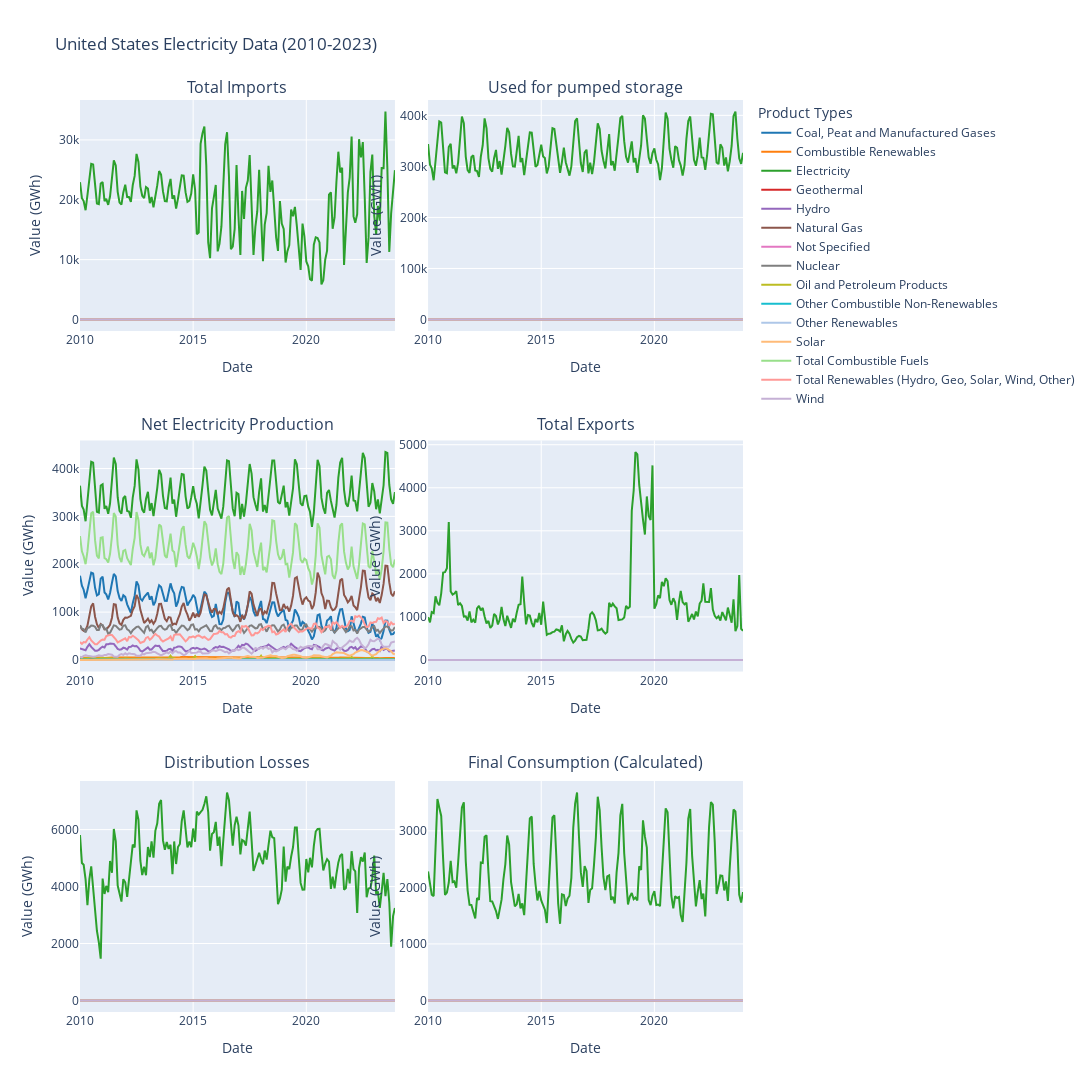

Notebook cell for this chart:
### Code cell
plotInfo("United States")

### Figure 1 — Plotly figure (JSON) as saved in the notebook; plotly's stock layout.template omitted (floating-point values rounded to 4 significant figures; data arrays with more than 128 entries replaced by an {"elided": "..."} marker saying what was removed)
{"data": [{"line": {"width": 2}, "marker": {"color": "#1f77b4"}, "mode": "lines", "name": "Coal, Peat and Manufactured Gases", "showlegend": true, "type": "scatter", "x": {"elided": "168 str values"}, "xaxis": "x", "y": {"elided": "168 float values"}, "yaxis": "y"}, {"line": {"width": 2}, "marker": {"color": "#ff7f0e"}, "mode": "lines", "name": "Combustible Renewables", "showlegend": true, "type": "scatter", "x": {"elided": "168 str values"}, "xaxis": "x", "y": {"elided": "168 float values"}, "yaxis": "y"}, {"line": {"width": 2}, "marker": {"color": "#2ca02c"}, "mode": "lines", "name": "Electricity", "showlegend": true, "type": "scatter", "x": {"elided": "168 str values"}, "xaxis": "x", "y": {"elided": "168 float values"}, "yaxis": "y"}, {"line": {"width": 2}, "marker": {"color": "#d62728"}, "mode": "lines", "name": "Geothermal", "showlegend": true, "type": "scatter", "x": {"elided": "168 str values"}, "xaxis": "x", "y": {"elided": "168 float values"}, "yaxis": "y"}, {"line": {"width": 2}, "marker": {"color": "#9467bd"}, "mode": "lines", "name": "Hydro", "showlegend": true, "type": "scatter", "x": {"elided": "168 str values"}, "xaxis": "x", "y": {"elided": "168 float values"}, "yaxis": "y"}, {"line": {"width": 2}, "marker": {"color": "#8c564b"}, "mode": "lines", "name": "Natural Gas", "showlegend": true, "type": "scatter", "x": {"elided": "168 str values"}, "xaxis": "x", "y": {"elided": "168 float values"}, "yaxis": "y"}, {"line": {"width": 2}, "marker": {"color": "#e377c2"}, "mode": "lines", "name": "Not Specified", "showlegend": true, "type": "scatter", "x": {"elided": "168 str values"}, "xaxis": "x", "y": {"elided": "168 float values"}, "yaxis": "y"}, {"line": {"width": 2}, "marker": {"color": "#7f7f7f"}, "mode": "lines", "name": "Nuclear", "showlegend": true, "type": "scatter", "x": {"elided": "168 str values"}, "xaxis": "x", "y": {"elided": "168 float values"}, "yaxis": "y"}, {"line": {"width": 2}, "marker": {"color": "#bcbd22"}, "mode": "lines", "name": "Oil and Petroleum Products", "showlegend": true, "type": "scatter", "x": {"elided": "168 str values"}, "xaxis": "x", "y": {"elided": "168 float values"}, "yaxis": "y"}, {"line": {"width": 2}, "marker": {"color": "#17becf"}, "mode": "lines", "name": "Other Combustible Non-Renewables", "showlegend": true, "type": "scatter", "x": {"elided": "168 str values"}, "xaxis": "x", "y": {"elided": "168 float values"}, "yaxis": "y"}, {"line": {"width": 2}, "marker": {"color": "#aec7e8"}, "mode": "lines", "name": "Other Renewables", "showlegend": true, "type": "scatter", "x": {"elided": "168 str values"}, "xaxis": "x", "y": {"elided": "168 float values"}, "yaxis": "y"}, {"line": {"width": 2}, "marker": {"color": "#ffbb78"}, "mode": "lines", "name": "Solar", "showlegend": true, "type": "scatter", "x": {"elided": "168 str values"}, "xaxis": "x", "y": {"elided": "168 float values"}, "yaxis": "y"}, {"line": {"width": 2}, "marker": {"color": "#98df8a"}, "mode": "lines", "name": "Total Combustible Fuels", "showlegend": true, "type": "scatter", "x": {"elided": "168 str values"}, "xaxis": "x", "y": {"elided": "168 float values"}, "yaxis": "y"}, {"line": {"width": 2}, "marker": {"color": "#ff9896"}, "mode": "lines", "name": "Total Renewables (Hydro, Geo, Solar, Wind, Other)", "showlegend": true, "type": "scatter", "x": {"elided": "168 str values"}, "xaxis": "x", "y": {"elided": "168 float values"}, "yaxis": "y"}, {"line": {"width": 2}, "marker": {"color": "#c5b0d5"}, "mode": "lines", "name": "Wind", "showlegend": true, "type": "scatter", "x": {"elided": "168 str values"}, "xaxis": "x", "y": {"elided": "168 float values"}, "yaxis": "y"}, {"line": {"width": 2}, "marker": {"color": "#1f77b4"}, "mode": "lines", "name": "Coal, Peat and Manufactured Gases", "showlegend": false, "type": "scatter", "x": {"elided": "168 str values"}, "xaxis": "x2", "y": {"elided": "168 float values"}, "yaxis": "y2"}, {"line": {"width": 2}, "marker": {"color": "#ff7f0e"}, "mode": "lines", "name": "Combustible Renewables", "showlegend": false, "type": "scatter", "x": {"elided": "168 str values"}, "xaxis": "x2", "y": {"elided": "168 float values"}, "yaxis": "y2"}, {"line": {"width": 2}, "marker": {"color": "#2ca02c"}, "mode": "lines", "name": "Electricity", "showlegend": false, "type": "scatter", "x": {"elided": "168 str values"}, "xaxis": "x2", "y": {"elided": "168 float values"}, "yaxis": "y2"}, {"line": {"width": 2}, "marker": {"color": "#d62728"}, "mode": "lines", "name": "Geothermal", "showlegend": false, "type": "scatter", "x": {"elided": "168 str values"}, "xaxis": "x2", "y": {"elided": "168 float values"}, "yaxis": "y2"}, {"line": {"width": 2}, "marker": {"color": "#9467bd"}, "mode": "lines", "name": "Hydro", "showlegend": false, "type": "scatter", "x": {"elided": "168 str values"}, "xaxis": "x2", "y": {"elided": "168 float values"}, "yaxis": "y2"}, {"line": {"width": 2}, "marker": {"color": "#8c564b"}, "mode": "lines", "name": "Natural Gas", "showlegend": false, "type": "scatter", "x": {"elided": "168 str values"}, "xaxis": "x2", "y": {"elided": "168 float values"}, "yaxis": "y2"}, {"line": {"width": 2}, "marker": {"color": "#e377c2"}, "mode": "lines", "name": "Not Specified", "showlegend": false, "type": "scatter", "x": {"elided": "168 str values"}, "xaxis": "x2", "y": {"elided": "168 float values"}, "yaxis": "y2"}, {"line": {"width": 2}, "marker": {"color": "#7f7f7f"}, "mode": "lines", "name": "Nuclear", "showlegend": false, "type": "scatter", "x": {"elided": "168 str values"}, "xaxis": "x2", "y": {"elided": "168 float values"}, "yaxis": "y2"}, {"line": {"width": 2}, "marker": {"color": "#bcbd22"}, "mode": "lines", "name": "Oil and Petroleum Products", "showlegend": false, "type": "scatter", "x": {"elided": "168 str values"}, "xaxis": "x2", "y": {"elided": "168 float values"}, "yaxis": "y2"}, {"line": {"width": 2}, "marker": {"color": "#17becf"}, "mode": "lines", "name": "Other Combustible Non-Renewables", "showlegend": false, "type": "scatter", "x": {"elided": "168 str values"}, "xaxis": "x2", "y": {"elided": "168 float values"}, "yaxis": "y2"}, {"line": {"width": 2}, "marker": {"color": "#aec7e8"}, "mode": "lines", "name": "Other Renewables", "showlegend": false, "type": "scatter", "x": {"elided": "168 str values"}, "xaxis": "x2", "y": {"elided": "168 float values"}, "yaxis": "y2"}, {"line": {"width": 2}, "marker": {"color": "#ffbb78"}, "mode": "lines", "name": "Solar", "showlegend": false, "type": "scatter", "x": {"elided": "168 str values"}, "xaxis": "x2", "y": {"elided": "168 float values"}, "yaxis": "y2"}, {"line": {"width": 2}, "marker": {"color": "#98df8a"}, "mode": "lines", "name": "Total Combustible Fuels", "showlegend": false, "type": "scatter", "x": {"elided": "168 str values"}, "xaxis": "x2", "y": {"elided": "168 float values"}, "yaxis": "y2"}, {"line": {"width": 2}, "marker": {"color": "#ff9896"}, "mode": "lines", "name": "Total Renewables (Hydro, Geo, Solar, Wind, Other)", "showlegend": false, "type": "scatter", "x": {"elided": "168 str values"}, "xaxis": "x2", "y": {"elided": "168 float values"}, "yaxis": "y2"}, {"line": {"width": 2}, "marker": {"color": "#c5b0d5"}, "mode": "lines", "name": "Wind", "showlegend": false, "type": "scatter", "x": {"elided": "168 str values"}, "xaxis": "x2", "y": {"elided": "168 float values"}, "yaxis": "y2"}, {"line": {"width": 2}, "marker": {"color": "#1f77b4"}, "mode": "lines", "name": "Coal, Peat and Manufactured Gases", "showlegend": false, "type": "scatter", "x": {"elided": "168 str values"}, "xaxis": "x3", "y": {"elided": "168 float values"}, "yaxis": "y3"}, {"line": {"width": 2}, "marker": {"color": "#ff7f0e"}, "mode": "lines", "name": "Combustible Renewables", "showlegend": false, "type": "scatter", "x": {"elided": "168 str values"}, "xaxis": "x3", "y": {"elided": "168 float values"}, "yaxis": "y3"}, {"line": {"width": 2}, "marker": {"color": "#2ca02c"}, "mode": "lines", "name": "Electricity", "showlegend": false, "type": "scatter", "x": {"elided": "168 str values"}, "xaxis": "x3", "y": {"elided": "168 float values"}, "yaxis": "y3"}, {"line": {"width": 2}, "marker": {"color": "#d62728"}, "mode": "lines", "name": "Geothermal", "showlegend": false, "type": "scatter", "x": {"elided": "168 str values"}, "xaxis": "x3", "y": {"elided": "168 float values"}, "yaxis": "y3"}, {"line": {"width": 2}, "marker": {"color": "#9467bd"}, "mode": "lines", "name": "Hydro", "showlegend": false, "type": "scatter", "x": {"elided": "168 str values"}, "xaxis": "x3", "y": {"elided": "168 float values"}, "yaxis": "y3"}, {"line": {"width": 2}, "marker": {"color": "#8c564b"}, "mode": "lines", "name": "Natural Gas", "showlegend": false, "type": "scatter", "x": {"elided": "168 str values"}, "xaxis": "x3", "y": {"elided": "168 float values"}, "yaxis": "y3"}, {"line": {"width": 2}, "marker": {"color": "#e377c2"}, "mode": "lines", "name": "Not Specified", "showlegend": false, "type": "scatter", "x": {"elided": "168 str values"}, "xaxis": "x3", "y": {"elided": "168 float values"}, "yaxis": "y3"}, {"line": {"width": 2}, "marker": {"color": "#7f7f7f"}, "mode": "lines", "name": "Nuclear", "showlegend": false, "type": "scatter", "x": {"elided": "168 str values"}, "xaxis": "x3", "y": {"elided": "168 float values"}, "yaxis": "y3"}, {"line": {"width": 2}, "marker": {"color": "#bcbd22"}, "mode": "lines", "name": "Oil and Petroleum Products", "showlegend": false, "type": "scatter", "x": {"elided": "168 str values"}, "xaxis": "x3", "y": {"elided": "168 float values"}, "yaxis": "y3"}, {"line": {"width": 2}, "marker": {"color": "#17becf"}, "mode": "lines", "name": "Other Combustible Non-Renewables", "showlegend": false, "type": "scatter", "x": {"elided": "168 str values"}, "xaxis": "x3", "y": {"elided": "168 float values"}, "yaxis": "y3"}, {"line": {"width": 2}, "marker": {"color": "#aec7e8"}, "mode": "lines", "name": "Other Renewables", "showlegend": false, "type": "scatter", "x": {"elided": "168 str values"}, "xaxis": "x3", "y": {"elided": "168 float values"}, "yaxis": "y3"}, {"line": {"width": 2}, "marker": {"color": "#ffbb78"}, "mode": "lines", "name": "Solar", "showlegend": false, "type": "scatter", "x": {"elided": "168 str values"}, "xaxis": "x3", "y": {"elided": "168 float values"}, "yaxis": "y3"}, {"line": {"width": 2}, "marker": {"color": "#98df8a"}, "mode": "lines", "name": "Total Combustible Fuels", "showlegend": false, "type": "scatter", "x": {"elided": "168 str values"}, "xaxis": "x3", "y": {"elided": "168 float values"}, "yaxis": "y3"}, {"line": {"width": 2}, "marker": {"color": "#ff9896"}, "mode": "lines", "name": "Total Renewables (Hydro, Geo, Solar, Wind, Other)", "showlegend": false, "type": "scatter", "x": {"elided": "168 str values"}, "xaxis": "x3", "y": {"elided": "168 float values"}, "yaxis": "y3"}, {"line": {"width": 2}, "marker": {"color": "#c5b0d5"}, "mode": "lines", "name": "Wind", "showlegend": false, "type": "scatter", "x": {"elided": "168 str values"}, "xaxis": "x3", "y": {"elided": "168 float values"}, "yaxis": "y3"}, {"line": {"width": 2}, "marker": {"color": "#1f77b4"}, "mode": "lines", "name": "Coal, Peat and Manufactured Gases", "showlegend": false, "type": "scatter", "x": {"elided": "168 str values"}, "xaxis": "x4", "y": {"elided": "168 float values"}, "yaxis": "y4"}, {"line": {"width": 2}, "marker": {"color": "#ff7f0e"}, "mode": "lines", "name": "Combustible Renewables", "showlegend": false, "type": "scatter", "x": {"elided": "168 str values"}, "xaxis": "x4", "y": {"elided": "168 float values"}, "yaxis": "y4"}, {"line": {"width": 2}, "marker": {"color": "#2ca02c"}, "mode": "lines", "name": "Electricity", "showlegend": false, "type": "scatter", "x": {"elided": "168 str values"}, "xaxis": "x4", "y": {"elided": "168 float values"}, "yaxis": "y4"}, {"line": {"width": 2}, "marker": {"color": "#d62728"}, "mode": "lines", "name": "Geothermal", "showlegend": false, "type": "scatter", "x": {"elided": "168 str values"}, "xaxis": "x4", "y": {"elided": "168 float values"}, "yaxis": "y4"}, {"line": {"width": 2}, "marker": {"color": "#9467bd"}, "mode": "lines", "name": "Hydro", "showlegend": false, "type": "scatter", "x": {"elided": "168 str values"}, "xaxis": "x4", "y": {"elided": "168 float values"}, "yaxis": "y4"}, {"line": {"width": 2}, "marker": {"color": "#8c564b"}, "mode": "lines", "name": "Natural Gas", "showlegend": false, "type": "scatter", "x": {"elided": "168 str values"}, "xaxis": "x4", "y": {"elided": "168 float values"}, "yaxis": "y4"}, {"line": {"width": 2}, "marker": {"color": "#e377c2"}, "mode": "lines", "name": "Not Specified", "showlegend": false, "type": "scatter", "x": {"elided": "168 str values"}, "xaxis": "x4", "y": {"elided": "168 float values"}, "yaxis": "y4"}, {"line": {"width": 2}, "marker": {"color": "#7f7f7f"}, "mode": "lines", "name": "Nuclear", "showlegend": false, "type": "scatter", "x": {"elided": "168 str values"}, "xaxis": "x4", "y": {"elided": "168 float values"}, "yaxis": "y4"}, {"line": {"width": 2}, "marker": {"color": "#bcbd22"}, "mode": "lines", "name": "Oil and Petroleum Products", "showlegend": false, "type": "scatter", "x": {"elided": "168 str values"}, "xaxis": "x4", "y": {"elided": "168 float values"}, "yaxis": "y4"}, {"line": {"width": 2}, "marker": {"color": "#17becf"}, "mode": "lines", "name": "Other Combustible Non-Renewables", "showlegend": false, "type": "scatter", "x": {"elided": "168 str values"}, "xaxis": "x4", "y": {"elided": "168 float values"}, "yaxis": "y4"}, {"line": {"width": 2}, "marker": {"color": "#aec7e8"}, "mode": "lines", "name": "Other Renewables", "showlegend": false, "type": "scatter", "x": {"elided": "168 str values"}, "xaxis": "x4", "y": {"elided": "168 float values"}, "yaxis": "y4"}, {"line": {"width": 2}, "marker": {"color": "#ffbb78"}, "mode": "lines", "name": "Solar", "showlegend": false, "type": "scatter", "x": {"elided": "168 str values"}, "xaxis": "x4", "y": {"elided": "168 float values"}, "yaxis": "y4"}, {"line": {"width": 2}, "marker": {"color": "#98df8a"}, "mode": "lines", "name": "Total Combustible Fuels", "showlegend": false, "type": "scatter", "x": {"elided": "168 str values"}, "xaxis": "x4", "y": {"elided": "168 float values"}, "yaxis": "y4"}, {"line": {"width": 2}, "marker": {"color": "#ff9896"}, "mode": "lines", "name": "Total Renewables (Hydro, Geo, Solar, Wind, Other)", "showlegend": false, "type": "scatter", "x": {"elided": "168 str values"}, "xaxis": "x4", "y": {"elided": "168 float values"}, "yaxis": "y4"}, {"line": {"width": 2}, "marker": {"color": "#c5b0d5"}, "mode": "lines", "name": "Wind", "showlegend": false, "type": "scatter", "x": {"elided": "168 str values"}, "xaxis": "x4", "y": {"elided": "168 float values"}, "yaxis": "y4"}, {"line": {"width": 2}, "marker": {"color": "#1f77b4"}, "mode": "lines", "name": "Coal, Peat and Manufactured Gases", "showlegend": false, "type": "scatter", "x": {"elided": "168 str values"}, "xaxis": "x5", "y": {"elided": "168 float values"}, "yaxis": "y5"}, {"line": {"width": 2}, "marker": {"color": "#ff7f0e"}, "mode": "lines", "name": "Combustible Renewables", "showlegend": false, "type": "scatter", "x": {"elided": "168 str values"}, "xaxis": "x5", "y": {"elided": "168 float values"}, "yaxis": "y5"}, {"line": {"width": 2}, "marker": {"color": "#2ca02c"}, "mode": "lines", "name": "Electricity", "showlegend": false, "type": "scatter", "x": {"elided": "168 str values"}, "xaxis": "x5", "y": {"elided": "168 float values"}, "yaxis": "y5"}, {"line": {"width": 2}, "marker": {"color": "#d62728"}, "mode": "lines", "name": "Geothermal", "showlegend": false, "type": "scatter", "x": {"elided": "168 str values"}, "xaxis": "x5", "y": {"elided": "168 float values"}, "yaxis": "y5"}, {"line": {"width": 2}, "marker": {"color": "#9467bd"}, "mode": "lines", "name": "Hydro", "showlegend": false, "type": "scatter", "x": {"elided": "168 str values"}, "xaxis": "x5", "y": {"elided": "168 float values"}, "yaxis": "y5"}, {"line": {"width": 2}, "marker": {"color": "#8c564b"}, "mode": "lines", "name": "Natural Gas", "showlegend": false, "type": "scatter", "x": {"elided": "168 str values"}, "xaxis": "x5", "y": {"elided": "168 float values"}, "yaxis": "y5"}, {"line": {"width": 2}, "marker": {"color": "#e377c2"}, "mode": "lines", "name": "Not Specified", "showlegend": false, "type": "scatter", "x": {"elided": "168 str values"}, "xaxis": "x5", "y": {"elided": "168 float values"}, "yaxis": "y5"}, {"line": {"width": 2}, "marker": {"color": "#7f7f7f"}, "mode": "lines", "name": "Nuclear", "showlegend": false, "type": "scatter", "x": {"elided": "168 str values"}, "xaxis": "x5", "y": {"elided": "168 float values"}, "yaxis": "y5"}, {"line": {"width": 2}, "marker": {"color": "#bcbd22"}, "mode": "lines", "name": "Oil and Petroleum Products", "showlegend": false, "type": "scatter", "x": {"elided": "168 str values"}, "xaxis": "x5", "y": {"elided": "168 float values"}, "yaxis": "y5"}, {"line": {"width": 2}, "marker": {"color": "#17becf"}, "mode": "lines", "name": "Other Combustible Non-Renewables", "showlegend": false, "type": "scatter", "x": {"elided": "168 str values"}, "xaxis": "x5", "y": {"elided": "168 float values"}, "yaxis": "y5"}, {"line": {"width": 2}, "marker": {"color": "#aec7e8"}, "mode": "lines", "name": "Other Renewables", "showlegend": false, "type": "scatter", "x": {"elided": "168 str values"}, "xaxis": "x5", "y": {"elided": "168 float values"}, "yaxis": "y5"}, {"line": {"width": 2}, "marker": {"color": "#ffbb78"}, "mode": "lines", "name": "Solar", "showlegend": false, "type": "scatter", "x": {"elided": "168 str values"}, "xaxis": "x5", "y": {"elided": "168 float values"}, "yaxis": "y5"}, {"line": {"width": 2}, "marker": {"color": "#98df8a"}, "mode": "lines", "name": "Total Combustible Fuels", "showlegend": false, "type": "scatter", "x": {"elided": "168 str values"}, "xaxis": "x5", "y": {"elided": "168 float values"}, "yaxis": "y5"}, {"line": {"width": 2}, "marker": {"color": "#ff9896"}, "mode": "lines", "name": "Total Renewables (Hydro, Geo, Solar, Wind, Other)", "showlegend": false, "type": "scatter", "x": {"elided": "168 str values"}, "xaxis": "x5", "y": {"elided": "168 float values"}, "yaxis": "y5"}, {"line": {"width": 2}, "marker": {"color": "#c5b0d5"}, "mode": "lines", "name": "Wind", "showlegend": false, "type": "scatter", "x": {"elided": "168 str values"}, "xaxis": "x5", "y": {"elided": "168 float values"}, "yaxis": "y5"}, {"line": {"width": 2}, "marker": {"color": "#1f77b4"}, "mode": "lines", "name": "Coal, Peat and Manufactured Gases", "showlegend": false, "type": "scatter", "x": {"elided": "168 str values"}, "xaxis": "x6", "y": {"elided": "168 float values"}, "yaxis": "y6"}, {"line": {"width": 2}, "marker": {"color": "#ff7f0e"}, "mode": "lines", "name": "Combustible Renewables", "showlegend": false, "type": "scatter", "x": {"elided": "168 str values"}, "xaxis": "x6", "y": {"elided": "168 float values"}, "yaxis": "y6"}, {"line": {"width": 2}, "marker": {"color": "#2ca02c"}, "mode": "lines", "name": "Electricity", "showlegend": false, "type": "scatter", "x": {"elided": "168 str values"}, "xaxis": "x6", "y": {"elided": "168 float values"}, "yaxis": "y6"}, {"line": {"width": 2}, "marker": {"color": "#d62728"}, "mode": "lines", "name": "Geothermal", "showlegend": false, "type": "scatter", "x": {"elided": "168 str values"}, "xaxis": "x6", "y": {"elided": "168 float values"}, "yaxis": "y6"}, {"line": {"width": 2}, "marker": {"color": "#9467bd"}, "mode": "lines", "name": "Hydro", "showlegend": false, "type": "scatter", "x": {"elided": "168 str values"}, "xaxis": "x6", "y": {"elided": "168 float values"}, "yaxis": "y6"}, {"line": {"width": 2}, "marker": {"color": "#8c564b"}, "mode": "lines", "name": "Natural Gas", "showlegend": false, "type": "scatter", "x": {"elided": "168 str values"}, "xaxis": "x6", "y": {"elided": "168 float values"}, "yaxis": "y6"}, {"line": {"width": 2}, "marker": {"color": "#e377c2"}, "mode": "lines", "name": "Not Specified", "showlegend": false, "type": "scatter", "x": {"elided": "168 str values"}, "xaxis": "x6", "y": {"elided": "168 float values"}, "yaxis": "y6"}, {"line": {"width": 2}, "marker": {"color": "#7f7f7f"}, "mode": "lines", "name": "Nuclear", "showlegend": false, "type": "scatter", "x": {"elided": "168 str values"}, "xaxis": "x6", "y": {"elided": "168 float values"}, "yaxis": "y6"}, {"line": {"width": 2}, "marker": {"color": "#bcbd22"}, "mode": "lines", "name": "Oil and Petroleum Products", "showlegend": false, "type": "scatter", "x": {"elided": "168 str values"}, "xaxis": "x6", "y": {"elided": "168 float values"}, "yaxis": "y6"}, {"line": {"width": 2}, "marker": {"color": "#17becf"}, "mode": "lines", "name": "Other Combustible Non-Renewables", "showlegend": false, "type": "scatter", "x": {"elided": "168 str values"}, "xaxis": "x6", "y": {"elided": "168 float values"}, "yaxis": "y6"}, {"line": {"width": 2}, "marker": {"color": "#aec7e8"}, "mode": "lines", "name": "Other Renewables", "showlegend": false, "type": "scatter", "x": {"elided": "168 str values"}, "xaxis": "x6", "y": {"elided": "168 float values"}, "yaxis": "y6"}, {"line": {"width": 2}, "marker": {"color": "#ffbb78"}, "mode": "lines", "name": "Solar", "showlegend": false, "type": "scatter", "x": {"elided": "168 str values"}, "xaxis": "x6", "y": {"elided": "168 float values"}, "yaxis": "y6"}, {"line": {"width": 2}, "marker": {"color": "#98df8a"}, "mode": "lines", "name": "Total Combustible Fuels", "showlegend": false, "type": "scatter", "x": {"elided": "168 str values"}, "xaxis": "x6", "y": {"elided": "168 float values"}, "yaxis": "y6"}, {"line": {"width": 2}, "marker": {"color": "#ff9896"}, "mode": "lines", "name": "Total Renewables (Hydro, Geo, Solar, Wind, Other)", "showlegend": false, "type": "scatter", "x": {"elided": "168 str values"}, "xaxis": "x6", "y": {"elided": "168 float values"}, "yaxis": "y6"}, {"line": {"width": 2}, "marker": {"color": "#c5b0d5"}, "mode": "lines", "name": "Wind", "showlegend": false, "type": "scatter", "x": {"elided": "168 str values"}, "xaxis": "x6", "y": {"elided": "168 float values"}, "yaxis": "y6"}], "layout": {"annotations": [{"font": {"size": 16}, "showarrow": false, "text": "Distribution Losses", "x": 0.2375, "xanchor": "center", "xref": "paper", "y": 0.26, "yanchor": "bottom", "yref": "paper"}, {"font": {"size": 16}, "showarrow": false, "text": "Final Consumption (Calculated)", "x": 0.7625, "xanchor": "center", "xref": "paper", "y": 0.26, "yanchor": "bottom", "yref": "paper"}, {"font": {"size": 16}, "showarrow": false, "text": "Net Electricity Production", "x": 0.2375, "xanchor": "center", "xref": "paper", "y": 0.63, "yanchor": "bottom", "yref": "paper"}, {"font": {"size": 16}, "showarrow": false, "text": "Total Exports", "x": 0.7625, "xanchor": "center", "xref": "paper", "y": 0.63, "yanchor": "bottom", "yref": "paper"}, {"font": {"size": 16}, "showarrow": false, "text": "Total Imports", "x": 0.2375, "xanchor": "center", "xref": "paper", "y": 1, "yanchor": "bottom", "yref": "paper"}, {"font": {"size": 16}, "showarrow": false, "text": "Used for pumped storage", "x": 0.7625, "xanchor": "center", "xref": "paper", "y": 1, "yanchor": "bottom", "yref": "paper"}], "height": 1200, "hovermode": "x unified", "legend": {"title": {"text": "Product Types"}}, "title": {"text": "United States Electricity Data (2010-2023)"}, "width": 1400, "xaxis": {"anchor": "y", "domain": [0, 0.475], "title": {"text": "Date"}}, "xaxis2": {"anchor": "y2", "domain": [0.525, 1], "title": {"text": "Date"}}, "xaxis3": {"anchor": "y3", "domain": [0, 0.475], "title": {"text": "Date"}}, "xaxis4": {"anchor": "y4", "domain": [0.525, 1], "title": {"text": "Date"}}, "xaxis5": {"anchor": "y5", "domain": [0, 0.475], "title": {"text": "Date"}}, "xaxis6": {"anchor": "y6", "domain": [0.525, 1], "title": {"text": "Date"}}, "yaxis": {"anchor": "x", "domain": [0.7467, 1], "title": {"text": "Value (GWh)"}}, "yaxis2": {"anchor": "x2", "domain": [0.7467, 1], "title": {"text": "Value (GWh)"}}, "yaxis3": {"anchor": "x3", "domain": [0.3733, 0.6267], "title": {"text": "Value (GWh)"}}, "yaxis4": {"anchor": "x4", "domain": [0.3733, 0.6267], "title": {"text": "Value (GWh)"}}, "yaxis5": {"anchor": "x5", "domain": [0, 0.2533], "title": {"text": "Value (GWh)"}}, "yaxis6": {"anchor": "x6", "domain": [0, 0.2533], "title": {"text": "Value (GWh)"}}}}
